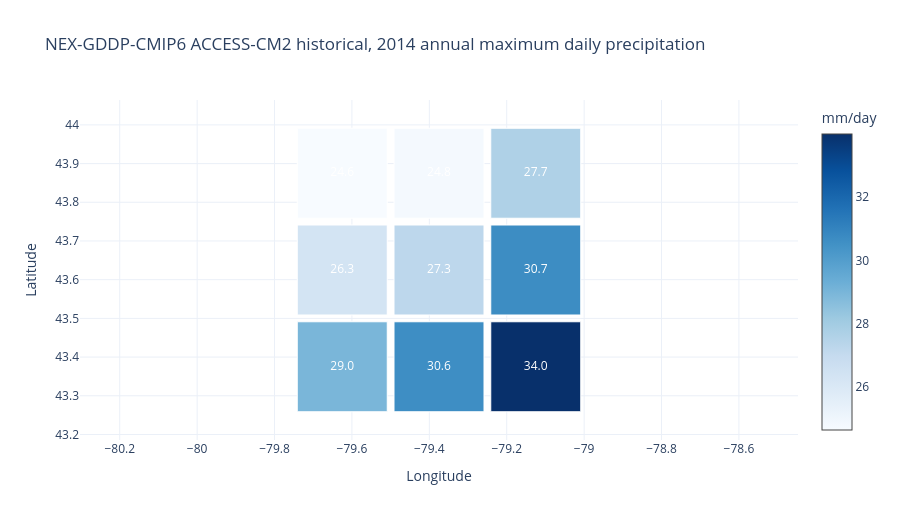

Source (notebook cell):
### Code cell
# One value per 0.25 degree pixel: annual maximum daily precipitation in 2014.
fig = go.Figure(go.Scatter(
    x=pixels["longitude"], y=pixels["latitude"], mode="markers+text",
    text=pixels["value"].round(1).astype(str), textfont=dict(color="white"),
    marker=dict(symbol="square", size=90, color=pixels["value"], colorscale="Blues", cmin=0,
                colorbar=dict(title="mm/day"), line=dict(width=1, color="white")),
))
fig.update_layout(title="NEX-GDDP-CMIP6 ACCESS-CM2 historical, 2014 annual maximum daily precipitation",
                  xaxis_title="Longitude", yaxis_title="Latitude", yaxis=dict(scaleanchor="x"),
                  height=520, width=900)
fig.show()

### Figure 1 — Plotly figure (JSON) as saved in the notebook; plotly's stock layout.template omitted (floating-point values rounded to 4 significant figures)
{"data": [{"marker": {"cmin": 0, "color": [28.97, 30.62, 33.99, 26.34, 27.26, 30.66, 24.65, 24.79, 27.66], "colorbar": {"title": {"text": "mm/day"}}, "colorscale": [[0.0, "rgb(247,251,255)"], [0.125, "rgb(222,235,247)"], [0.25, "rgb(198,219,239)"], [0.375, "rgb(158,202,225)"], [0.5, "rgb(107,174,214)"], [0.625, "rgb(66,146,198)"], [0.75, "rgb(33,113,181)"], [0.875, "rgb(8,81,156)"], [1.0, "rgb(8,48,107)"]], "line": {"color": "white", "width": 1}, "size": 90, "symbol": "square"}, "mode": "markers+text", "text": ["29.0", "30.6", "34.0", "26.3", "27.3", "30.7", "24.6", "24.8", "27.7"], "textfont": {"color": "white"}, "type": "scatter", "x": [-79.62, -79.38, -79.12, -79.62, -79.38, -79.12, -79.62, -79.38, -79.12], "y": [43.38, 43.38, 43.38, 43.62, 43.62, 43.62, 43.88, 43.88, 43.88]}], "layout": {"height": 520, "title": {"text": "NEX-GDDP-CMIP6 ACCESS-CM2 historical, 2014 annual maximum daily precipitation"}, "width": 900, "xaxis": {"title": {"text": "Longitude"}}, "yaxis": {"scaleanchor": "x", "title": {"text": "Latitude"}}}}
